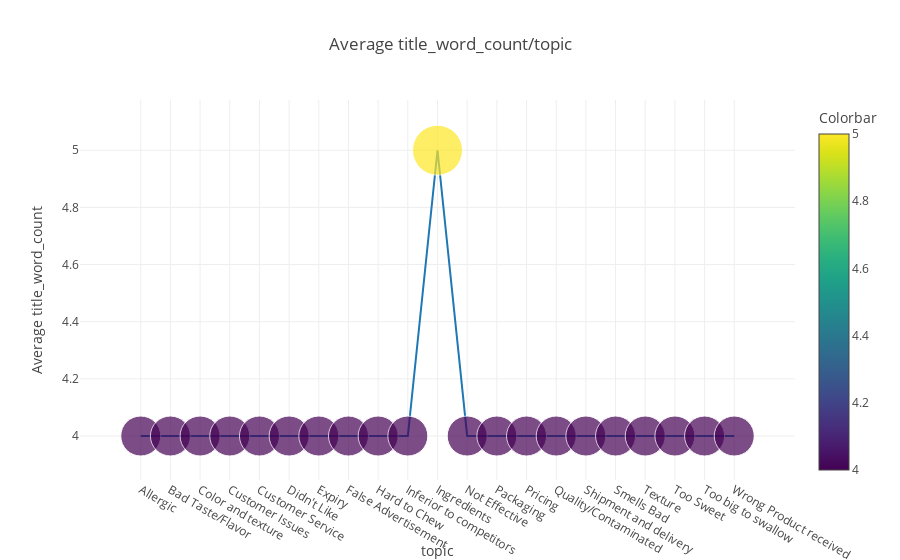

Source (notebook cell):
### Code cell
create_aggregrated_plots('title_word_count', 'topic',10)

### Figure 1 — Plotly figure (JSON) as saved in the notebook; plotly's stock layout.template omitted (floating-point values rounded to 4 significant figures)
{"data": [{"marker": {"color": [4, 4, 4, 4, 4, 4, 4, 4, 4, 4, 5, 4, 4, 4, 4, 4, 4, 4, 4, 4, 4], "colorbar": {"title": {"text": "Colorbar"}}, "colorscale": "Viridis", "size": [40, 40, 40, 40, 40, 40, 40, 40, 40, 40, 50, 40, 40, 40, 40, 40, 40, 40, 40, 40, 40]}, "mode": "lines+markers", "type": "scatter", "uid": "8d974be4-b5ff-4caf-aad2-1e751f436f31", "x": ["Allergic", "Bad Taste/Flavor", "Color and texture", "Customer Issues", "Customer Service", "Didn't Like", "Expiry", "False Advertisement", "Hard to Chew", "Inferior to competitors", "Ingredients", "Not Effective", "Packaging", "Pricing", "Quality/Contaminated", "Shipment and delivery", "Smells Bad", "Texture", "Too Sweet", "Too big to swallow", "Wrong Product received"], "y": [4, 4, 4, 4, 4, 4, 4, 4, 4, 4, 5, 4, 4, 4, 4, 4, 4, 4, 4, 4, 4]}], "layout": {"title": {"text": "Average title_word_count/topic"}, "xaxis": {"title": {"text": "topic"}}, "yaxis": {"title": {"text": "Average title_word_count"}}}}
